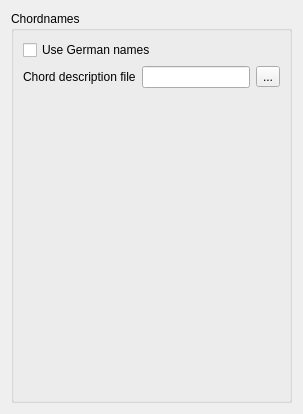
     <widget class="QWidget" name="Seite_4">
      <layout class="QVBoxLayout" name="verticalLayout_12">
       <item>
        <widget class="QGroupBox" name="groupBox_5">
         <property name="title">
          <string>Chordnames</string>
         </property>
         <property name="flat">
          <bool>true</bool>
         </property>
         <layout class="QVBoxLayout" name="verticalLayout_11">
          <item>
           <widget class="QCheckBox" name="useGermanNoteNames">
            <property name="text">
             <string>Use German names</string>
            </property>
           </widget>
          </item>
          <item>
           <layout class="QHBoxLayout" name="horizontalLayout">
            <item>
             <widget class="QLabel" name="label_54">
              <property name="text">
               <string>Chord description file</string>
              </property>
             </widget>
            </item>
            <item>
             <widget class="QLineEdit" name="chordDescriptionFile"/>
            </item>
            <item>
             <widget class="QToolButton" name="chordDescriptionFileButton">
              <property name="text">
               <string>...</string>
              </property>
              <property name="icon">
               <iconset resource="mscore.qrc">
                <normaloff>:/data/fileopen.svg</normaloff>:/data/fileopen.svg</iconset>
              </property>
             </widget>
            </item>
           </layout>
          </item>
          <item>
           <spacer name="verticalSpacer_5">
            <property name="orientation">
             <enum>Qt::Vertical</enum>
            </property>
            <property name="sizeHint" stdset="0">
             <size>
              <width>20</width>
              <height>303</height>
             </size>
            </property>
           </spacer>
          </item>
         </layout>
        </widget>
       </item>
      </layout>
     </widget>
